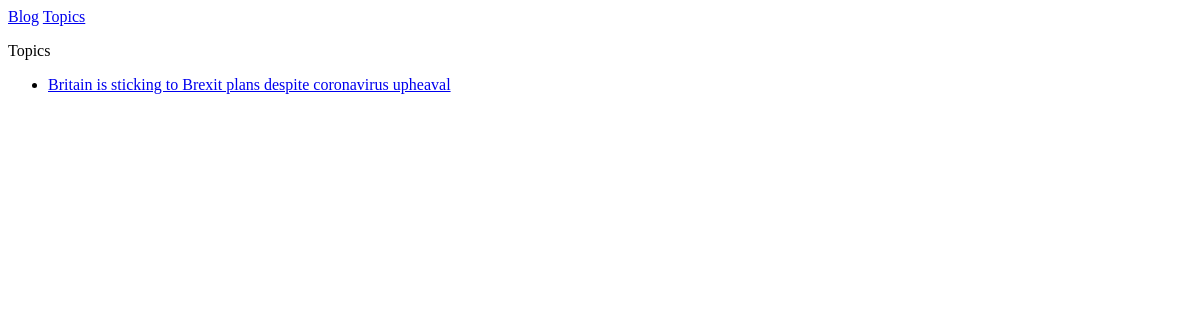
/topics/, run on an earlier commit of the app's database.
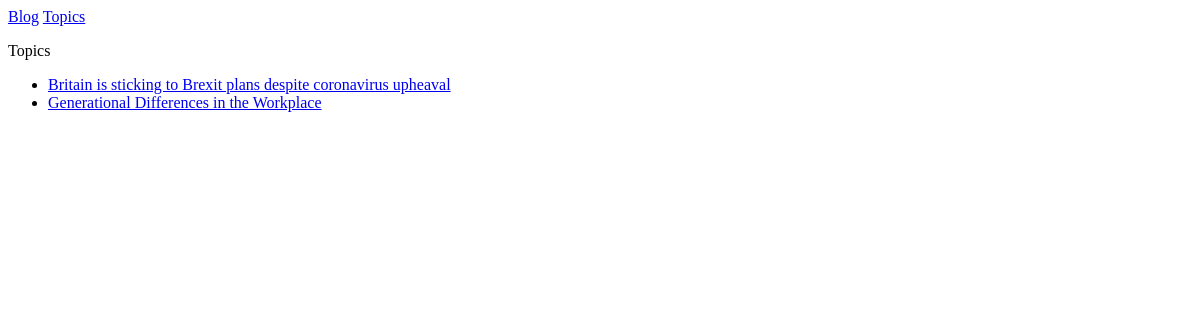
And on a later commit of the database.
### blogs/models.py (models this page shows)
class Topic(models.Model):
    text = models.CharField(max_length=200)
    date_added = models.DateTimeField(auto_now_add=True)
    def __str__(self):
        return self.text

### blogs/views.py (the view)
# urls.py: re_path(r'^topics/$',views.topics,name='topics'),
def topics(request):
    topics = Topic.objects.order_by('date_added')
    context = {'topics':topics}
    return render(request,'blogs/topics.html',context)

### blogs/templates/blogs/topics.html
{% extends "blogs/base.html" %}
{%  block content %}
    <p>Topics</p>
    <ul>
        {% for topic in topics %}
            <li><a href="{% url 'blogs:topic' topic.id %}">{{topic}}</a></li>
        {% empty %}
            <li>No topics have been added yet</li>
        {% endfor %}
    </ul>
{% endblock content %}

What changed in the data, as far as the page shows it:
added Topic: text "Generational Differences in the Workplace"
